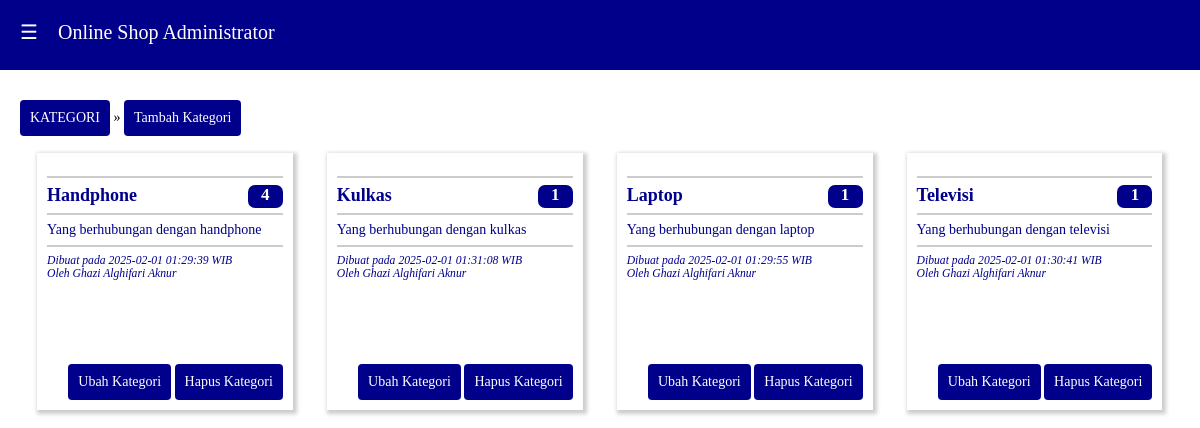
Screenshot of /admin/index.php?p=kategori (signed in) with the database file from the repository.
### tables this page shows
CREATE TABLE IF NOT EXISTS `kategori` (
  `idkat` int(11) NOT NULL AUTO_INCREMENT,
  `idadmin` int(11) NOT NULL,
  `namakat` varchar(40) NOT NULL,
  `ketkat` text NOT NULL,
  `tglkat` datetime NOT NULL DEFAULT '0000-00-00 00:00:00',
  PRIMARY KEY (`idkat`)
);

### admin/kategori.php (the view, shortened to what this page needs)
<button type="button" class='btn btn-dis'>KATEGORI</button> &raquo;
<a href="<?php echo "?p=kategoriadd"; ?>"><button type="button" class='btn btn-add'>Tambah Kategori</button></a>
<br>
  <?php
  $sqlk = mysqli_query($kon, "select * from kategori order by namakat asc");
  while($rk = mysqli_fetch_array($sqlk)){
  	$sqlp = mysqli_query($kon, "select * from produk where idkat='$rk[idkat]'");
	$rowp = mysqli_num_rows($sqlp);
  	echo "<div class='dh3'>";
	echo "<div class='card'>";
	echo "<div class='isicard'>";
    echo "<br>";
  	echo "<hr><big>$rk[namakat]</big> <div class='badge'>$rowp</div>
			<hr>$rk[ketkat]
			<hr><small><i>Dibuat pada $rk[tglkat] WIB
			<br>Oleh $ra[namalengkap]</i></small>";
	echo "</div>";
	echo "<div class='kakicard'>";
	echo "<br><a href='?p=kategoriedit&id=$rk[idkat]'><button type='button' class='btn btn-add'>Ubah Kategori</button></a>
			<a href='?p=kategoridel&id=$rk[idkat]'><button type='button' class='btn btn-add'>Hapus Kategori</button></a>";
	echo "</div>";
	echo "</div><br>";
	echo "</div>";
  }
  ?>

### admin/style.css (style rules this page uses)
body { font-family:Cambria; padding:0px; margin:0px; color:#000000; font-size:14px; }
.dh3 { width:24.99% }
.dh1, .dh2, .dh3, .dh4, .dh5, .dh6, .dh7, .dh8, .dh9, .dh10, .dh11, .dh12 { float:left; display:inline; margin:0 0%; }
a { color:#00008B; text-decoration:none; }
.btn { padding:9px 9px; text-align:center; border:1px solid transparent; border-radius:4px; font-family:Cambria; font-size:14px; margin-top:10px; width:auto; }
.btn-add { color:#FFFFFF; background-color:#00008B; cursor:pointer; }
.btn-dis { color:#FFFFFF; background-color:#00008B; }
hr { border:1px solid rgba(0,0,0,0.2); }
.card { margin:17px; min-height:230px; border:thin; box-shadow: 2px 2px 4px 2px rgba(0,0,0,0.2); padding-bottom:10px; }
.isicard { padding-left:10px; padding-right:10px; background-color:#FFFFFF; color:#00008B; min-height:185px; font-size:14px; }
.isicard hr, .isicard img { border:1px solid rgba(0,0,0,0.2); }
.isicard .badge { width:35px; height:23px; border-radius:7px; float:right; background-color:#00008B; color:#FFFFFF; text-align:center; font-weight:bold; font-size:17px; }
.isicard big { font-size:18px; font-weight:bold; }
.kakicard { padding-left:10px; padding-right:10px; background-color:#FFFFFF; color:#00008B; text-align:right; min-height:50px; }

### rows the page displays
kategori: namakat "Handphone", rowp "4", ketkat "Yang berhubungan dengan handphone", tglkat "2025-02-01 01:29:39", idadmin.namalengkap "Ghazi Alghifari Aknur"
kategori: namakat "Kulkas", rowp "1", ketkat "Yang berhubungan dengan kulkas", tglkat "2025-02-01 01:31:08", idadmin.namalengkap "Ghazi Alghifari Aknur"
kategori: namakat "Laptop", rowp "1", ketkat "Yang berhubungan dengan laptop", tglkat "2025-02-01 01:29:55", idadmin.namalengkap "Ghazi Alghifari Aknur"
kategori: namakat "Televisi", rowp "1", ketkat "Yang berhubungan dengan televisi", tglkat "2025-02-01 01:30:41", idadmin.namalengkap "Ghazi Alghifari Aknur"
